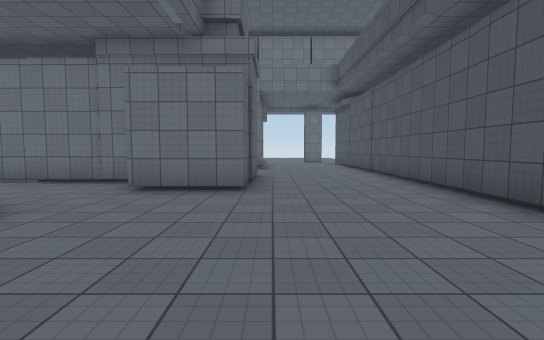
View 1 (above)

16 first-person views from a walk through a scene from a Unity 3-D project. The camera is 1.5 m above the floor, tilts 4° down and sees 85° across. The floor is counted in squares, 2 m on a side. Each view is taken from the middle of a square. On the plan, view 1 faces up. The plan holds only what a view shows up to about 10 squares ahead; the rest is blank. The player is left out. Surface patterns are stand-ins for the level's own textures.

View 2
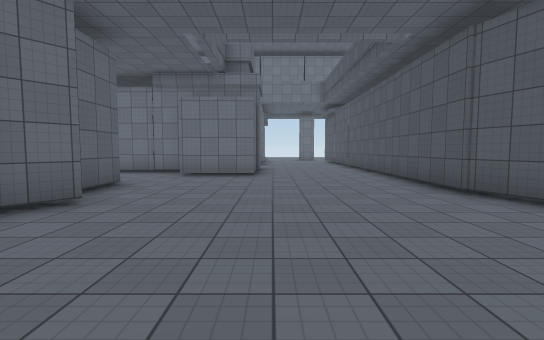

View 3
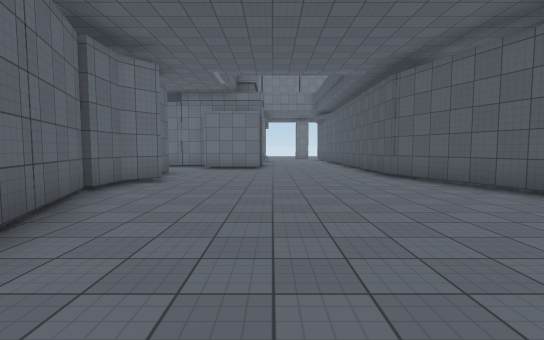

View 4
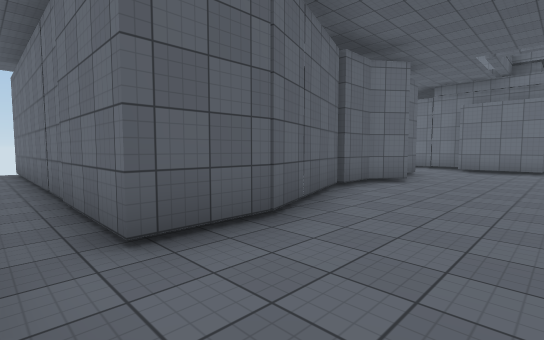

View 5
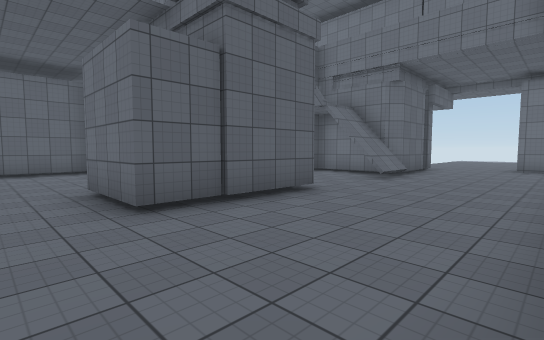

View 6
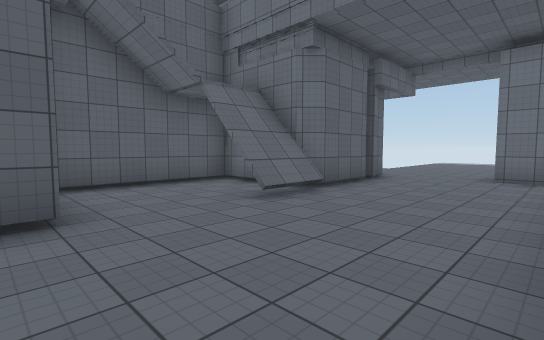

View 7
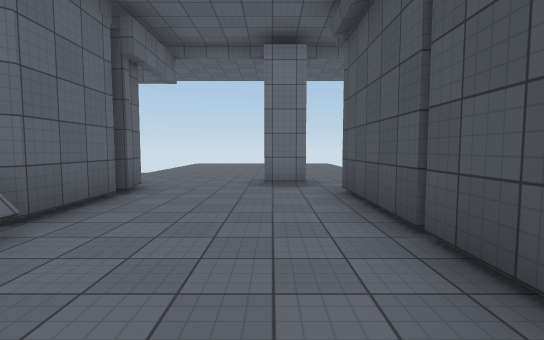

View 8
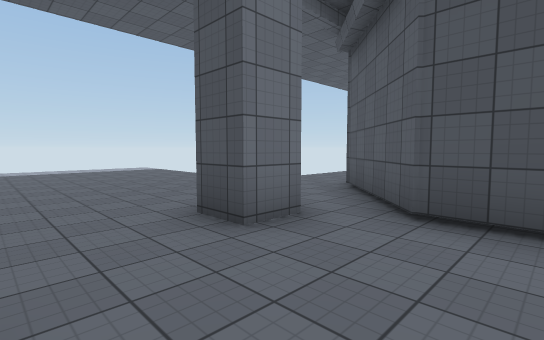

View 9
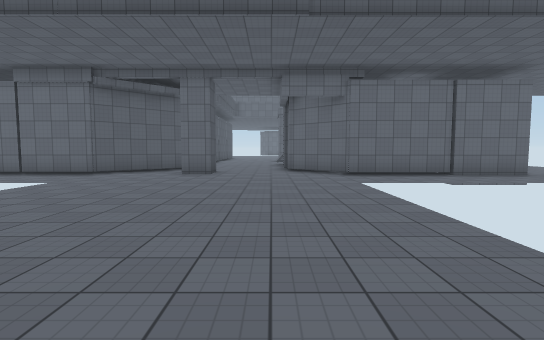

View 10
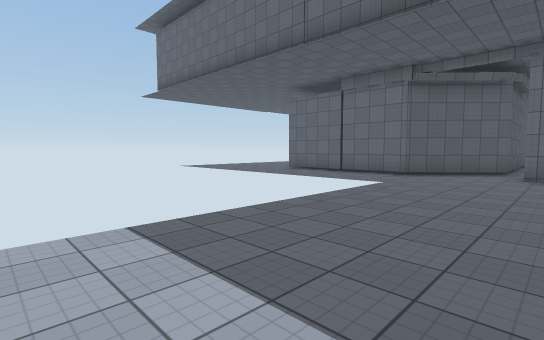

View 11
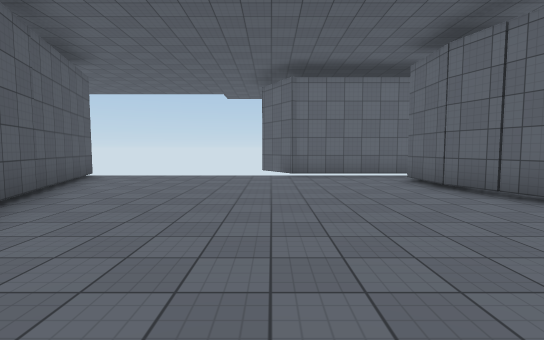

View 12
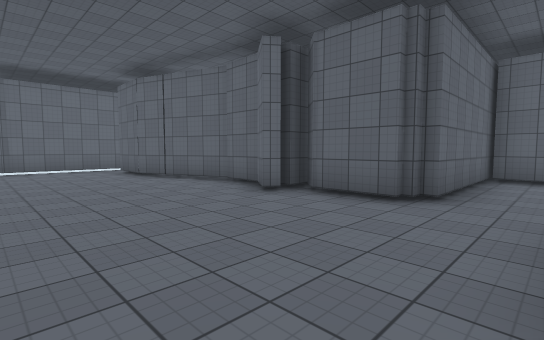

View 13
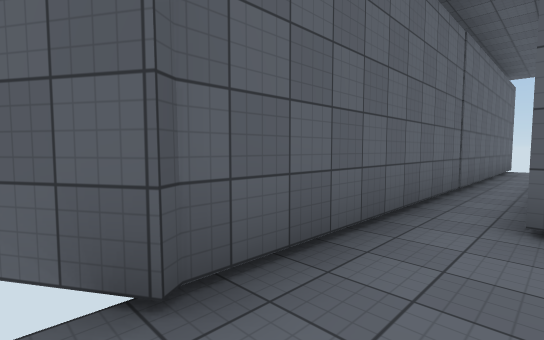

View 14
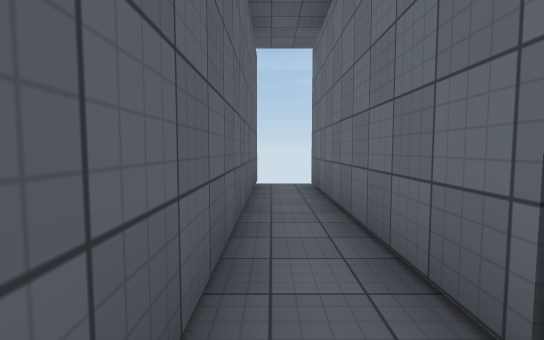

View 15
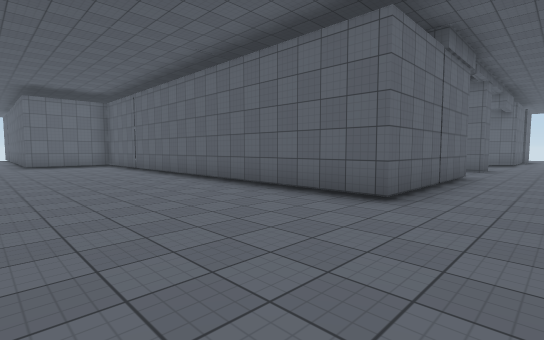

View 16
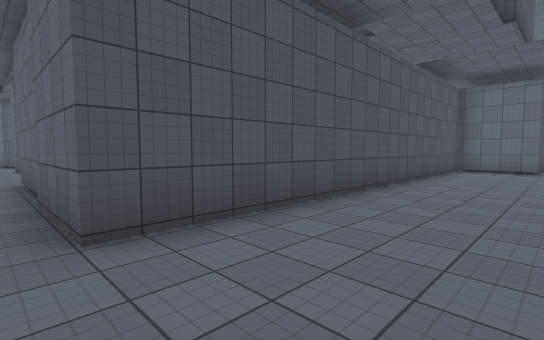

### Floor plan
Points are (right, up) in squares from view 1. A wall is a line through its corners. A room is listed if a view was taken in it or the views show most of it. See-through windows are left out.
Room 1 (views 1, 2, 3, 4, 5, 6, 7, 8, 9, 10, 11, 12, 13, 14)
walls: (-0.5, 8.6) (-0.5, 5.3) (-2.6, 5.3); (-0.5, 12.6) (-0.5, 11.1); (-0.9, 12.6) (-3.2, 12.6) (-3.2, 9); (-2.9, 6.6) (-6.1, 6.6); (-0.5, 14.8) (-0.5, 12.9) (-0.7, 12.7) (-0.7, 11.1) (-1, 11.1); (-0.5, 15.9) (-0.5, 15); (-3.7, 3.4) (-3.2, 3.4) (-3.2, 1.8) (-3.7, 1.3) (-3.1, 1.3); (2.8, 16.2) (1.8, 16.2) (1.8, 17.2) (2.7, 17.2) (2.7, 16.6); (-2.6, 1.2) (-3.2, 0.3) (-3.2, -0.8); (-7.3, 6.6) (-7.3, 3.8); (-2.4, 17.5) (-0.8, 15.9); (-8, 3.7) (-3.6, 3.7); (-3.3, -0.8) (-2.3, -3.7) (-2.3, -5.2) (-11.1, -5.2); (6.1, -6.2) (3.3, 1.9) (3.3, 15.2) (5.4, 17.2) (9.9, 17.2); (-11.5, -6.3) (0.5, -6.3) (1.2, -7.5)
ways out: opening at (10.5, 18.5) to room 2; opening at (-2, 18.5) to room 3
Room 2 (view 15)
walls: (9.9, 17.2) (9.9, 9)
ways out: opening at (10.5, 18.5) to room 1
Room 3 (view 16)
walls: (-7.4, 6.6) (-7.4, 17.5) (-2.4, 17.5); (-9.4, 4.5) (-9.4, 6.6) (-7.3, 6.6)
ways out: opening at (-2, 18.5) to room 1

Positions as (right, up) in squares from view 1, and headings:
1: (0, 0), facing up
2: (0, -3), facing up
3: (0, -6), facing up
4: (0, -6), facing up-left
5: (3, 4), facing up-left
6: (3, 8), facing up-left
7: (2, 10), facing up
8: (0, 14), facing up-right
9: (0, 26), facing down
10: (2, 26), facing down-right
11: (1, 2), facing down
12: (1, 5), facing down-left
13: (1, -5), facing down-left
14: (-5, -6), facing left
15: (14, 19), facing down-left
16: (-10, 18), facing down-right
